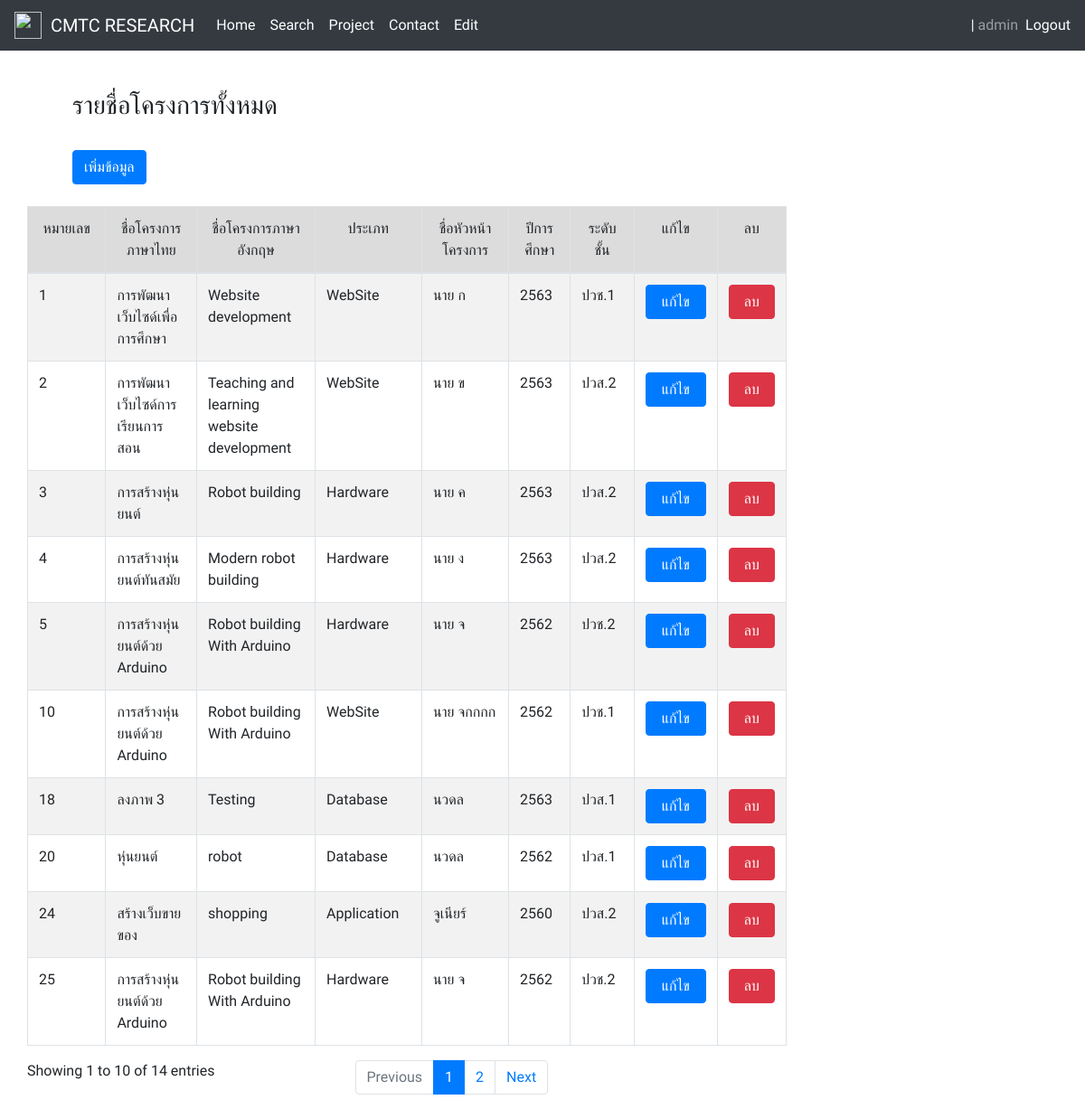
Page /EditPage/Edit.php (signed in) on the committed database.
### tables this page shows
CREATE TABLE `researchs` (
  `research_No` int(64) NOT NULL,
  `research_NameThai` varchar(64) NOT NULL,
  `research_NameEnglish` varchar(64) NOT NULL,
  `research_Image` varchar(255) DEFAULT NULL,
  `research_Type` varchar(64) NOT NULL,
  `research_ProjectLeaderName` varchar(64) NOT NULL,
  `research_ProjectLeaderEmail` varchar(64) NOT NULL,
  `research_AdvisorName` varchar(64) NOT NULL,
  `research_YearCompletion` int(4) NOT NULL,
  `research_StudentClass` varchar(64) NOT NULL,
  `research_Member` int(64) NOT NULL,
  `research_Text` text DEFAULT NULL,
  `research_FileWord` varchar(255) DEFAULT NULL,
  `research_FilePDF` varchar(255) DEFAULT NULL,
  `research_TimeStamp` timestamp NOT NULL DEFAULT current_timestamp() ON UPDATE current_timestamp()
);

### EditPage/Edit.php (the view, shortened to what this page needs)
<?php
    include_once "../Connection/db.php";
?>
<!doctype html>
<html lang="en">
<head>
    <link href="../assets/dist/css/bootstrap.min.css" rel="stylesheet">
    <link rel="stylesheet" href="https://stackpath.bootstrapcdn.com/bootstrap/4.4.1/css/bootstrap.min.css"
>
</head>
<body>
    <nav class="navbar navbar-expand-lg navbar-dark bg-dark">
    <img src="../img/itcmtc.png" width="30" height="30">
        <a class="navbar-brand" href="#">&nbsp; CMTC RESEARCH</a>
        <div class="collapse navbar-collapse" id="navbarText">
            <ul class="navbar-nav mr-auto">
                <li class="nav-item active">
                    <a class="nav-link" href="../HomePage/Home.php">Home</a>
                </li>
                <li class="nav-item active">
                    <a class="nav-link" href="../SearchPage/Search.php">Search</a>
                </li>
                <li class="nav-item active">
                    <a class="nav-link" href="../ProjectPage/Project.php">Project</a>
                </li>
                <li class="nav-item active">
                    <a class="nav-link" href="../ContactPage/Contact.php">Contact</a>
                </li>
                <?php if(isset($_SESSION["admin"])) { ?>
                <li class="nav-item active">
                  <a class="nav-link" href="../EditPage/Edit.php">Edit</a>
                </li>
                <?php }?>
            </ul>
            <?php if(!isset($_SESSION["username"])) { ?>
            <span class="navbar-text">
                <a href="../Login/LoginPage.php">Login</a>
            </span>
            <?php } else { ?>
            <span class="navbar-text">
              <a>&nbsp;|&nbsp;</a>
            </span>
            <span class="navbar-text mr-2">
                <?php echo $_SESSION["username"]; ?>
            </span>
            <span class="navbar-text">
                <a href="../Login/Process/LogoutPageProcess.php">Logout</a>
            </span>
            <?php } ?>
        </div>
    </nav>
<div class="container-fluid">
  <div class="row">
            <div class="col-md-9 col-lg-9 col-sm-12">
                <section id="products" class="pt-4">
                    <div class="container">
                        <div><h3 id="gridRight">รายชื่อโครงการทั้งหมด</h3></div><br>
                        <a  id="gridLeftTopic" href="./AddPage.php" class="btn btn-primary">เพิ่มข้อมูล</a>
                        <br>
                        <br>
                        <div class="table-responsive-sm">
                        <table id="example" class="table table-striped table-bordered" style="width:100%">
                            <thead>
                                <tr style="background-color:#DCDCDC " align="center">
                                    <td width="4%">หมายเลข</td>
                                    <td width="20%">ชื่อโครงการภาษาไทย</td>
                                    <td width="20%">ชื่อโครงการภาษาอังกฤษ</td>
                                    <td width="10%">ประเภท</td>
                                    <td width="19%">ชื่อหัวหน้าโครงการ</td>
                                    <td width="10%">ปีการศึกษา</td>
                                    <td width="10%">ระดับชั้น</td>
                                    <td width="9%">แก้ไข</td>
                                    <td width="9%">ลบ</td>
                                </tr>
                            </thead>
                            <tbody>
                            <div>
                                <?php
                                $readResearch = "SELECT * FROM researchs";
                                $readResearchResult = mysqli_query($conn, $readResearch);
                                ?>
                                <?php if (mysqli_num_rows($readResearchResult) > 0) { ?>
                                <?php while($row = mysqli_fetch_assoc($readResearchResult)) { ?>
                                    <tr>
                                        <td  style="text-align:justify:text-justify:inter-word"><?php echo $row["research_No"] ?></td>
                                        <td  style="text-align:justify:text-justify:inter-word"><?php echo $row["research_NameThai"] ?></td>
                                        <td  style="text-align:justify:text-justify:inter-word"><?php echo $row["research_NameEnglish"] ?></td>
                                        <td  style="text-align:justify:text-justify:inter-word"><?php echo $row["research_Type"] ?></td>
                                        <td  style="text-align:justify:text-justify:inter-word"><?php echo $row["research_ProjectLeaderName"] ?></td>
                                        <td  style="text-align:justify:text-justify:inter-word"><?php echo $row["research_YearCompletion"] ?></td>
                                        <td  style="text-align:justify:text-justify:inter-word"><?php echo $row["research_StudentClass"] ?></td>
                                        <?php
                                        echo "<td><a class=\"btn btn-primary btn-block\" href=\"./UpdatePage.php?id=" . $row["research_No"] . "\" role=\"button\">แก้ไข</a></td>";
                                        echo "<td><div class=\"btn btn-danger btn-block\"><a class=\"btn-del\" href=\"./Process/DeleteResearchQuick.php?id=" . $row["research_No"] . "\" role=\"button\">ลบ</a></div></td>";
                                        ?>
                                    </tr>
                                <?php } ?>
                                <?php } else { ?>
                                <?php } ?>
                            </div>
                            </tbody>
                        </table>
                        </div>
                    </div>
                </section>
            </div>
        </div>
    </div>
</body>
</html>

### EditPage/Edit.php (style rules this page uses)
body { font-family: 'Sarabun', sans-serif; }
#gridLeft, #gridRight { margin-left: 50px; padding-top: 20px; }
#gridLeftTopic { margin-left: 50px; }
.btn-del { color: white; }

### rows in the picture
researchs: research_No "1", research_NameThai "การพัฒนาเว็บไซด์เพื่อการศึกษา", research_NameEnglish "Website development", research_Type "WebSite", research_ProjectLeaderName "นาย ก", research_YearCompletion "2563", research_StudentClass "ปวช.1"
researchs: research_No "2", research_NameThai "การพัฒนาเว็บไซด์การเรียนการสอน", research_NameEnglish "Teaching and learning website development", research_Type "WebSite", research_ProjectLeaderName "นาย ข", research_YearCompletion "2563", research_StudentClass "ปวส.2"
researchs: research_No "3", research_NameThai "การสร้างหุ่นยนต์", research_NameEnglish "Robot building", research_Type "Hardware", research_ProjectLeaderName "นาย ค", research_YearCompletion "2563", research_StudentClass "ปวส.2"
researchs: research_No "4", research_NameThai "การสร้างหุ่นยนต์ทันสมัย", research_NameEnglish "Modern robot building", research_Type "Hardware", research_ProjectLeaderName "นาย ง", research_YearCompletion "2563", research_StudentClass "ปวส.2"
researchs: research_No "5", research_NameThai "การสร้างหุ่นยนต์ด้วย Arduino", research_NameEnglish "Robot building With Arduino", research_Type "Hardware", research_ProjectLeaderName "นาย จ", research_YearCompletion "2562", research_StudentClass "ปวช.2"
researchs: research_No "10", research_NameThai "การสร้างหุ่นยนต์ด้วย Arduino", research_NameEnglish "Robot building With Arduino", research_Type "WebSite", research_ProjectLeaderName "นาย จกกกก", research_YearCompletion "2562", research_StudentClass "ปวช.1"
researchs: research_No "18", research_NameThai "ลงภาพ 3", research_NameEnglish "Testing", research_Type "Database", research_ProjectLeaderName "นวดล", research_YearCompletion "2563", research_StudentClass "ปวส.1"
researchs: research_No "20", research_NameThai "หุ่นยนต์", research_NameEnglish "robot", research_Type "Database", research_ProjectLeaderName "นวดล", research_YearCompletion "2562", research_StudentClass "ปวส.1"
researchs: research_No "24", research_NameThai "สร้างเว็บขายของ", research_NameEnglish "shopping", research_Type "Application", research_ProjectLeaderName "จูเนียร์", research_YearCompletion "2560", research_StudentClass "ปวส.2"
researchs: research_No "25", research_NameThai "การสร้างหุ่นยนต์ด้วย Arduino", research_NameEnglish "Robot building With Arduino", research_Type "Hardware", research_ProjectLeaderName "นาย จ", research_YearCompletion "2562", research_StudentClass "ปวช.2"

### other values in the picture
$_SESSION["username"] "admin"
